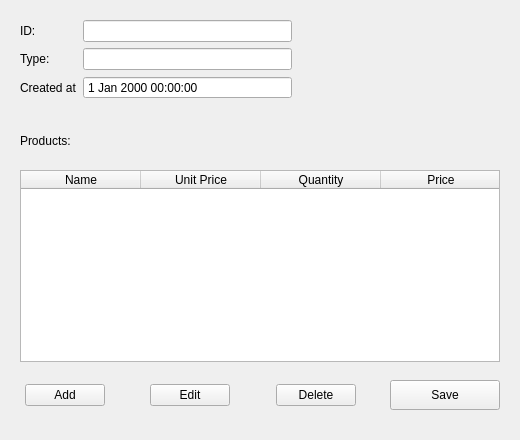
<?xml version="1.0" encoding="UTF-8"?>
<ui version="4.0">
 <class>EditInvoiceWindow</class>
 <widget class="QWidget" name="EditInvoiceWindow">
  <property name="geometry">
   <rect>
    <x>0</x>
    <y>0</y>
    <width>520</width>
    <height>440</height>
   </rect>
  </property>
  <property name="windowTitle">
   <string>Edit Invoice</string>
  </property>
  <widget class="QLabel" name="label_4">
   <property name="geometry">
    <rect>
     <x>20</x>
     <y>130</y>
     <width>85</width>
     <height>22</height>
    </rect>
   </property>
   <property name="text">
    <string>Products:</string>
   </property>
  </widget>
  <widget class="QWidget" name="formLayoutWidget">
   <property name="geometry">
    <rect>
     <x>20</x>
     <y>20</y>
     <width>272</width>
     <height>105</height>
    </rect>
   </property>
   <layout class="QFormLayout" name="formLayout">
    <item row="0" column="0">
     <widget class="QLabel" name="label">
      <property name="text">
       <string>ID:</string>
      </property>
     </widget>
    </item>
    <item row="1" column="0">
     <widget class="QLabel" name="label_2">
      <property name="text">
       <string>Type:</string>
      </property>
     </widget>
    </item>
    <item row="2" column="0">
     <widget class="QLabel" name="label_3">
      <property name="text">
       <string>Created at</string>
      </property>
     </widget>
    </item>
    <item row="2" column="1">
     <widget class="QDateTimeEdit" name="date">
      <property name="wrapping">
       <bool>false</bool>
      </property>
      <property name="frame">
       <bool>true</bool>
      </property>
      <property name="readOnly">
       <bool>true</bool>
      </property>
      <property name="buttonSymbols">
       <enum>QAbstractSpinBox::NoButtons</enum>
      </property>
      <property name="accelerated">
       <bool>false</bool>
      </property>
      <property name="showGroupSeparator" stdset="0">
       <bool>false</bool>
      </property>
     </widget>
    </item>
    <item row="0" column="1">
     <widget class="QLineEdit" name="id">
      <property name="readOnly">
       <bool>true</bool>
      </property>
     </widget>
    </item>
    <item row="1" column="1">
     <widget class="QLineEdit" name="type"/>
    </item>
   </layout>
  </widget>
  <widget class="QTableWidget" name="data">
   <property name="geometry">
    <rect>
     <x>20</x>
     <y>170</y>
     <width>480</width>
     <height>192</height>
    </rect>
   </property>
   <property name="horizontalScrollBarPolicy">
    <enum>Qt::ScrollBarAlwaysOff</enum>
   </property>
   <property name="sortingEnabled">
    <bool>true</bool>
   </property>
   <attribute name="horizontalHeaderDefaultSectionSize">
    <number>120</number>
   </attribute>
   <column>
    <property name="text">
     <string>Name</string>
    </property>
   </column>
   <column>
    <property name="text">
     <string>Unit Price</string>
    </property>
   </column>
   <column>
    <property name="text">
     <string>Quantity</string>
    </property>
   </column>
   <column>
    <property name="text">
     <string>Price</string>
    </property>
   </column>
  </widget>
  <widget class="QWidget" name="horizontalLayoutWidget">
   <property name="geometry">
    <rect>
     <x>25</x>
     <y>370</y>
     <width>331</width>
     <height>51</height>
    </rect>
   </property>
   <layout class="QHBoxLayout" name="horizontalLayout">
    <item>
     <widget class="QPushButton" name="add_btn">
      <property name="text">
       <string>Add</string>
      </property>
     </widget>
    </item>
    <item>
     <spacer name="horizontalSpacer">
      <property name="orientation">
       <enum>Qt::Horizontal</enum>
      </property>
      <property name="sizeHint" stdset="0">
       <size>
        <width>40</width>
        <height>20</height>
       </size>
      </property>
     </spacer>
    </item>
    <item>
     <widget class="QPushButton" name="edit_btn">
      <property name="text">
       <string>Edit</string>
      </property>
     </widget>
    </item>
    <item>
     <spacer name="horizontalSpacer_2">
      <property name="orientation">
       <enum>Qt::Horizontal</enum>
      </property>
      <property name="sizeHint" stdset="0">
       <size>
        <width>40</width>
        <height>20</height>
       </size>
      </property>
     </spacer>
    </item>
    <item>
     <widget class="QPushButton" name="del_btn">
      <property name="text">
       <string>Delete</string>
      </property>
     </widget>
    </item>
   </layout>
  </widget>
  <widget class="QPushButton" name="save_btn">
   <property name="geometry">
    <rect>
     <x>390</x>
     <y>380</y>
     <width>110</width>
     <height>30</height>
    </rect>
   </property>
   <property name="text">
    <string>Save</string>
   </property>
  </widget>
 </widget>
 <resources/>
 <connections/>
</ui>
